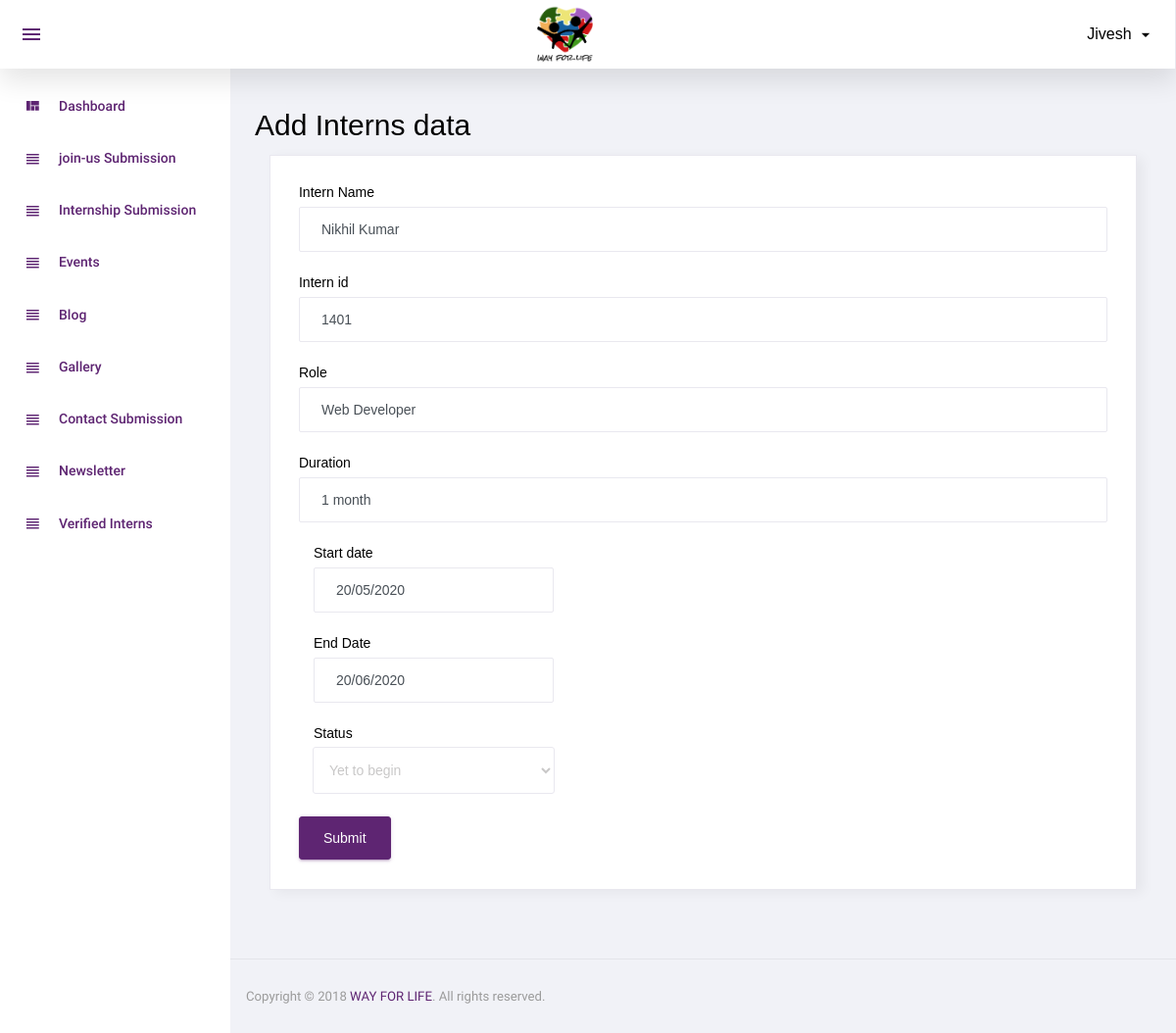
/admin/add_interns_data.php?id=6 (signed in), run on the app's committed database.
### tables this page shows
CREATE TABLE `interns_det` (
  `id` int(11) NOT NULL,
  `intern_id` int(11) NOT NULL,
  `intern_name` varchar(55) NOT NULL,
  `Role` varchar(55) NOT NULL,
  `duration` varchar(55) NOT NULL,
  `start_date` varchar(55) NOT NULL,
  `end_date` varchar(55) NOT NULL,
  `status` varchar(20) NOT NULL,
  `added_on` datetime NOT NULL
);

### classes/DbConfig.php (called while the page is built, shortened)
<?php
class DbConfig
{
	private $_host = 'localhost';
	private $_username = 'root';
	private $_password = '';
	private $_database = 'wayforlife';
	protected $connection;
	public function __construct()
	{
		if (!isset($this->connection)) {
			$this->connection = new mysqli($this->_host, $this->_username, $this->_password, $this->_database);
		}
		return $this->connection;
	}
}
?>

### classes/Crud.php (called while the page is built, shortened)
<?php
include_once 'DbConfig.php';
class Crud extends DbConfig
{
	public function getData($query)
	{
		$result = $this->connection->query($query);
		$rows = array();
		while ($row = $result->fetch_assoc()) {
			$rows[] = $row;
		}
		return $rows;
	}
	public function escape_string($value)
	{
		$res = $this->connection->real_escape_string($value);
		return htmlspecialchars($res);
	}
}
?>

### admin/add_interns_data.php (the view, shortened to what this page needs)
<?php
require('header.php');
$intern_id="";
$intern_name="";
$role="";
$duration="";
$start_date="";
$end_date="";
$status="";
if(isset($_GET['id']) && $_GET['id']>0){
    $id = $crud->escape_string($_GET['id']);
    $result=$crud->getData("SELECT * from interns_det WHERE id=$id");
    foreach ($result as $result) {
    $intern_name=$result['intern_name'];
    $intern_id=$result['intern_id'];
    $role=$result['Role'];
    $duration=$result['duration'];
    $start_date=$result['start_date'];
    $end_date=$result['end_date'];
    $status=$result['status'];
    }
}
?>
<div class="row">
			<h1 class="card-title ml10">Add Interns data</h1>
            <div class="col-12 grid-margin stretch-card">
              <div class="card">
                <div class="card-body">
                  <form class="forms-sample" method="post" enctype="multipart/form-data">
                    <div class="form-group">
                      <label for="exampleInputName1">Intern Name</label>
                      <input type="text" class="form-control" id="exampleInputName1" placeholder="Name" name="intern_name"  value="<?php echo $intern_name?>" required>
                    </div>
                    <div class="form-group">
                      <label for="exampleInputEmail3">Intern id</label>
                      <input type="text" class="form-control" id="exampleInputEmail3" placeholder="Intetrn id" name="intern_id" value="<?php echo $intern_id?>" required>
                    </div>
                    <div class="form-group">
                      <label for="exampleInputEmail3">Role</label>
                      <input type="text" class="form-control" id="exampleInputEmail3" placeholder="Role" name="role" value="<?php echo $role?>" required>
                    </div>
                    <div class="form-group">
                      <label for="exampleInputEmail3">Duration</label>
                      <input type="text" class="form-control" id="exampleInputEmail3" placeholder="Duration" name="duration" value="<?php echo $duration?>" required>
                    </div>
                    <div class="form-group col-md-4">
                      <label for="exampleInputCity1">Start date</label>
                      <input type="text" class="form-control" id="exampleInputCity1" placeholder="start date" name="start_date" value="<?php echo $start_date?>" required>
                    </div>
                    <div class="form-group col-md-4">
                      <label for="exampleTextarea1">End Date </label>
                      <input type="text" class="form-control" id="exampleTextarea1"  placeholder="end date" name="end_date" value="<?php echo $end_date?>" required>
                    </div>
                    <div class="form-group col-md-4 ">
                      <label for="exampleSelectGender">Status</label>
                        <select class="form-control" id="exampleSelectGender"   name="status"  required>
                        <?php if($status=='')
                        {?>
                          <option value="Yet to begin">Yet to begin</option>
                          <option value="In progress">In progress</option>
                          <option value="Completed">Completed</option>
                          <?php
                        }
                        else{
                          echo "<option value='".$status."' selected>".$status."</option>";
                          ?>
                        <?php
                        }
                          ?>
                        </select>
                      </div>
                    <button type="submit" class="btn btn-primary mr-2" name="submit">Submit</button>
                  </form>
                </div>
              </div>
            </div>
              </div>
<?php
require('footer.php');
?>

### data on the page
interns_det: intern_name "Nikhil Kumar", intern_id "1401", role "Web Developer", duration "1 month", start_date "20/05/2020", end_date "20/06/2020", status "Yet to begin"

### other printed values
$_SESSION['user_name'] "Jivesh"
